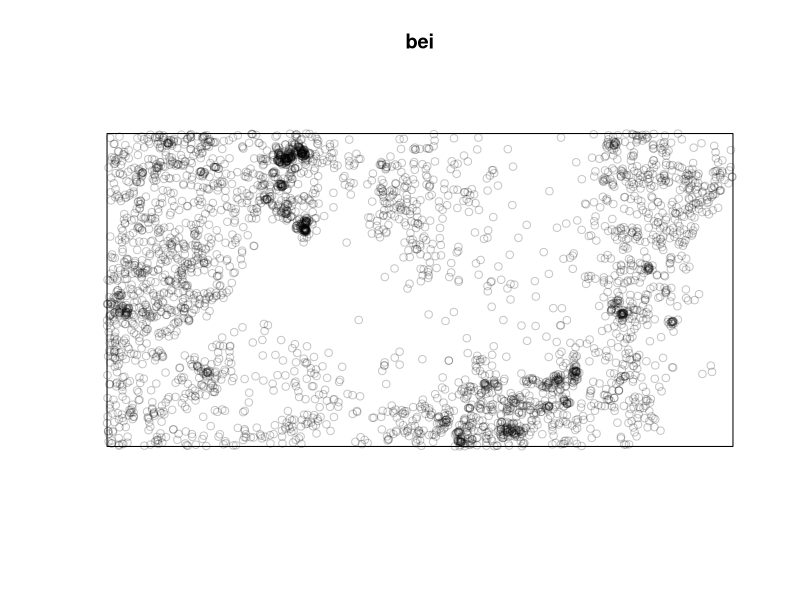
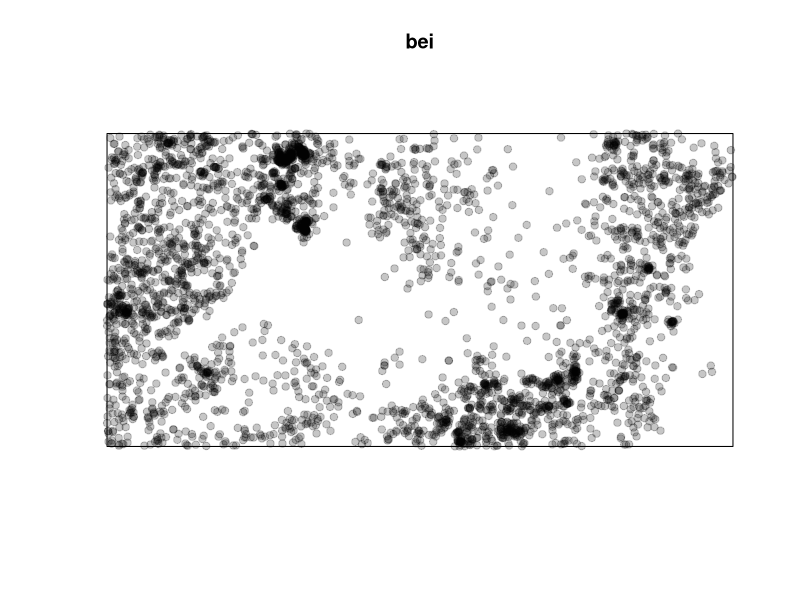
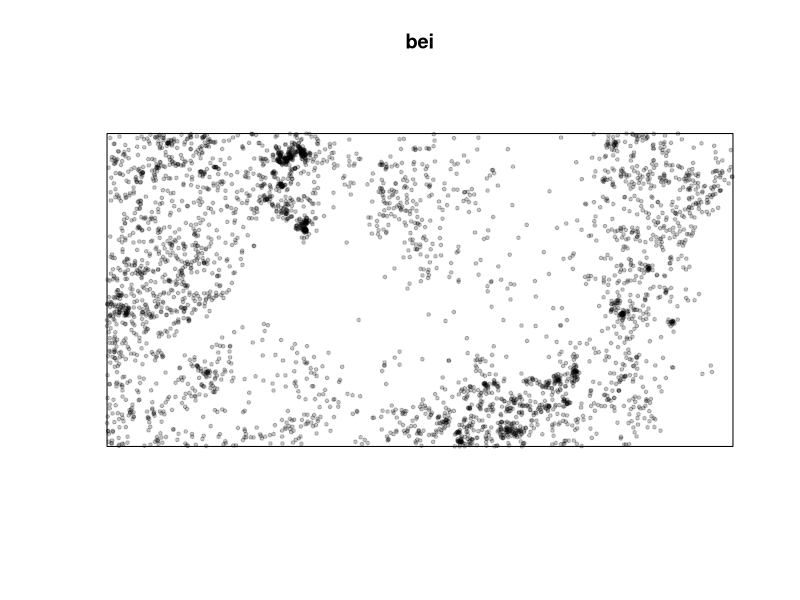
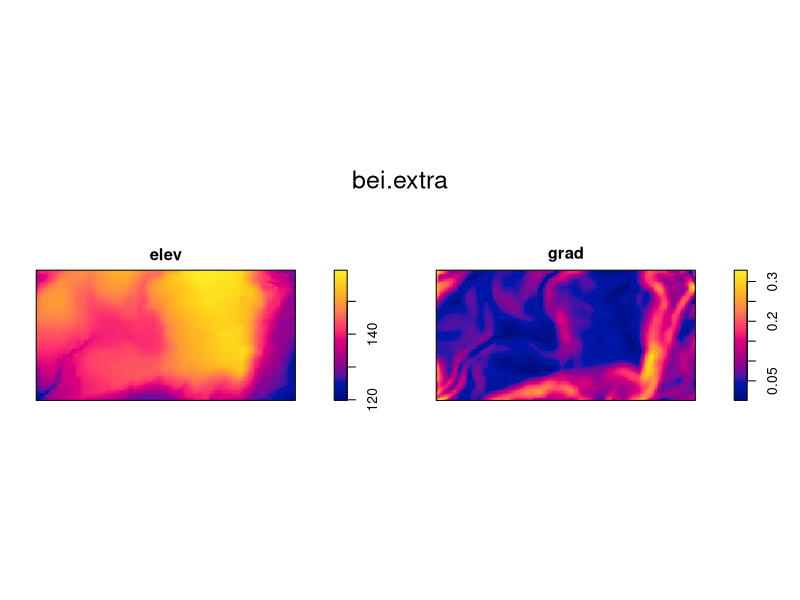
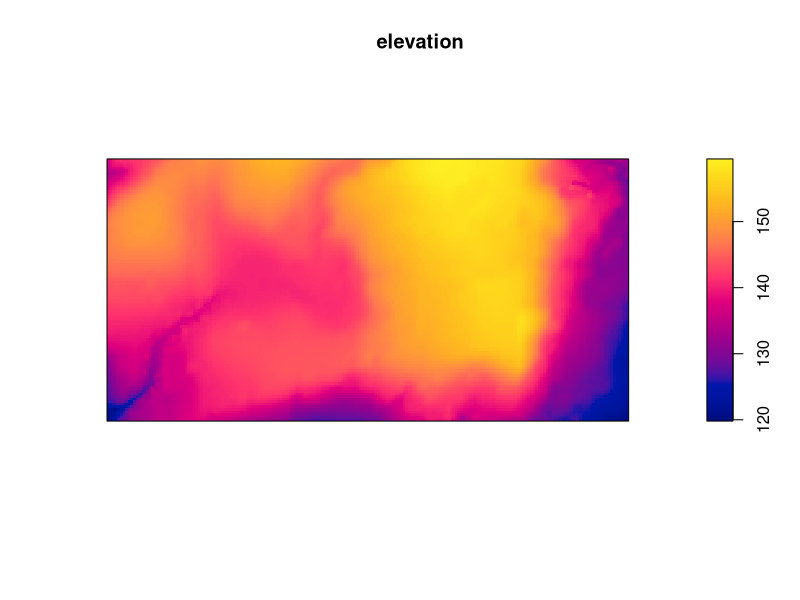
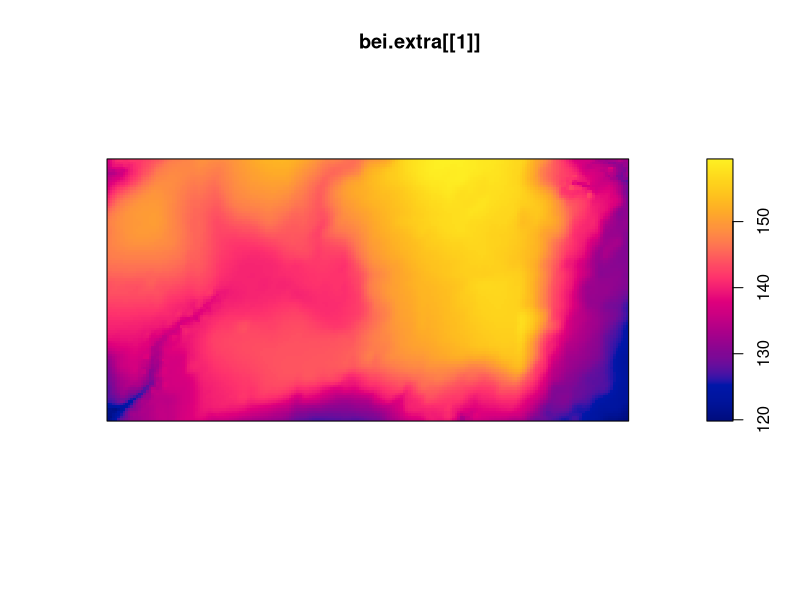
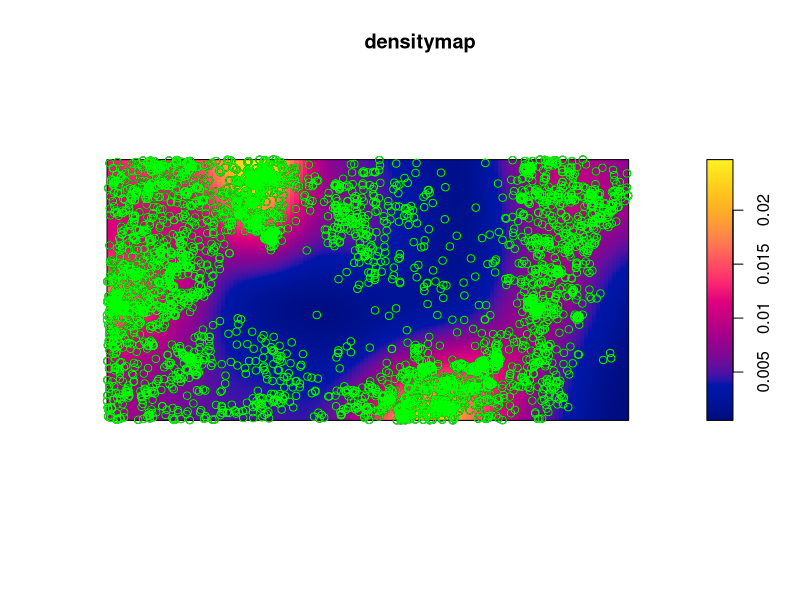

Write the R code that produced these figures, in order.
# how to calculate density of individuals in the population
# to import a packages install.packages.function
# let's use the function
install.packages("spatstat") # "" protects from exit R in and out of package
# to use the package library () without quotes because it's already in R now
# recalling the package
library(spatstat)

# use dataset bei in R it tells how many point in the databaseand soem info on window 
bei

# to get a plot a visual perception of dataset

plot(bei)

# let's change the graph w/ closed dots
plot(bei, pch=19)# remember to put space between argumets but avoid between brakes and function

plot(bei, pch=19, cex=.5)

# we can figure out how they are dispersed but not why

# additional dataset for covariates soil types, Temp., 
bei.extra # list of pixel images raster type

plot(bei.extra)

# let's look at elev elevation so we extract one of the two image or elements
# extracting data assigning an element to object elevation and linking elev to bei.extra using $ as a "rope" 
elevation <- bei.extra$elev

# then i plot only elev
plot(elevation)

# i just want the first element from bei.extra using [[]] and a number 1 without using $

elevation <- bei.extra[[1]]
# or if i have just an object 
plot(bei.extra[[1]])

# density is the function inside spatstat to calculate densuty of population
# density map starting from points
density(bei) # put desnity in an obj
densitymap <- density(bei)
densitymap #so every pixels has points inside
plot(densitymap)

# is there a possibility to show togheter the map of density and the original points
points(bei) # puts point on prevoius graph plot(densitymap)
points(bei, col="green")
